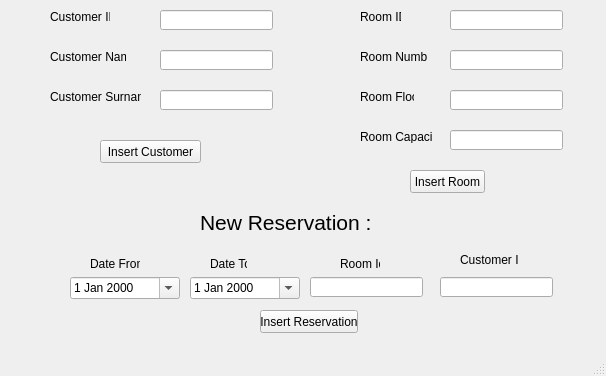
<?xml version="1.0" encoding="UTF-8"?>
<ui version="4.0">
 <class>MainWindow</class>
 <widget class="QMainWindow" name="MainWindow">
  <property name="geometry">
   <rect>
    <x>0</x>
    <y>0</y>
    <width>606</width>
    <height>376</height>
   </rect>
  </property>
  <property name="windowTitle">
   <string>MainWindow</string>
  </property>
  <widget class="QWidget" name="centralWidget">
   <widget class="QLineEdit" name="CNameEdit">
    <property name="geometry">
     <rect>
      <x>160</x>
      <y>50</y>
      <width>113</width>
      <height>20</height>
     </rect>
    </property>
   </widget>
   <widget class="QLineEdit" name="CSurnameEdit">
    <property name="geometry">
     <rect>
      <x>160</x>
      <y>90</y>
      <width>113</width>
      <height>20</height>
     </rect>
    </property>
   </widget>
   <widget class="QLineEdit" name="CIDEdit">
    <property name="geometry">
     <rect>
      <x>160</x>
      <y>10</y>
      <width>113</width>
      <height>20</height>
     </rect>
    </property>
   </widget>
   <widget class="QLabel" name="CIDLabel">
    <property name="geometry">
     <rect>
      <x>50</x>
      <y>10</y>
      <width>60</width>
      <height>13</height>
     </rect>
    </property>
    <property name="text">
     <string>Customer ID</string>
    </property>
   </widget>
   <widget class="QLabel" name="CNameLabel">
    <property name="geometry">
     <rect>
      <x>50</x>
      <y>50</y>
      <width>76</width>
      <height>13</height>
     </rect>
    </property>
    <property name="text">
     <string>Customer Name</string>
    </property>
   </widget>
   <widget class="QLabel" name="CSurnameLabel">
    <property name="geometry">
     <rect>
      <x>50</x>
      <y>90</y>
      <width>91</width>
      <height>13</height>
     </rect>
    </property>
    <property name="text">
     <string>Customer Surname</string>
    </property>
   </widget>
   <widget class="QPushButton" name="InsertCustomerButton">
    <property name="geometry">
     <rect>
      <x>100</x>
      <y>140</y>
      <width>101</width>
      <height>23</height>
     </rect>
    </property>
    <property name="text">
     <string>Insert Customer</string>
    </property>
   </widget>
   <widget class="QPushButton" name="InsertRoomButton">
    <property name="geometry">
     <rect>
      <x>410</x>
      <y>170</y>
      <width>75</width>
      <height>23</height>
     </rect>
    </property>
    <property name="text">
     <string>Insert Room</string>
    </property>
   </widget>
   <widget class="QLabel" name="RIDLabel">
    <property name="geometry">
     <rect>
      <x>360</x>
      <y>10</y>
      <width>41</width>
      <height>13</height>
     </rect>
    </property>
    <property name="text">
     <string>Room ID</string>
    </property>
   </widget>
   <widget class="QLabel" name="RNumLabel">
    <property name="geometry">
     <rect>
      <x>360</x>
      <y>50</y>
      <width>67</width>
      <height>13</height>
     </rect>
    </property>
    <property name="text">
     <string>Room Number</string>
    </property>
   </widget>
   <widget class="QLabel" name="RFlLabel">
    <property name="geometry">
     <rect>
      <x>360</x>
      <y>90</y>
      <width>54</width>
      <height>13</height>
     </rect>
    </property>
    <property name="text">
     <string>Room Floor</string>
    </property>
   </widget>
   <widget class="QLineEdit" name="RIDEdit">
    <property name="geometry">
     <rect>
      <x>450</x>
      <y>10</y>
      <width>113</width>
      <height>20</height>
     </rect>
    </property>
   </widget>
   <widget class="QLineEdit" name="RNumEdit">
    <property name="geometry">
     <rect>
      <x>450</x>
      <y>50</y>
      <width>113</width>
      <height>20</height>
     </rect>
    </property>
   </widget>
   <widget class="QLineEdit" name="RFlEdit">
    <property name="geometry">
     <rect>
      <x>450</x>
      <y>90</y>
      <width>113</width>
      <height>20</height>
     </rect>
    </property>
   </widget>
   <widget class="QLabel" name="RCapLabel">
    <property name="geometry">
     <rect>
      <x>360</x>
      <y>130</y>
      <width>72</width>
      <height>13</height>
     </rect>
    </property>
    <property name="text">
     <string>Room Capacity</string>
    </property>
   </widget>
   <widget class="QLineEdit" name="RCapEdit">
    <property name="geometry">
     <rect>
      <x>450</x>
      <y>130</y>
      <width>113</width>
      <height>20</height>
     </rect>
    </property>
   </widget>
   <widget class="QLineEdit" name="ResRIDEdit">
    <property name="geometry">
     <rect>
      <x>310</x>
      <y>277</y>
      <width>113</width>
      <height>20</height>
     </rect>
    </property>
   </widget>
   <widget class="QLineEdit" name="ResCIDEdit">
    <property name="geometry">
     <rect>
      <x>440</x>
      <y>277</y>
      <width>113</width>
      <height>20</height>
     </rect>
    </property>
   </widget>
   <widget class="QDateEdit" name="DateFrom">
    <property name="geometry">
     <rect>
      <x>70</x>
      <y>277</y>
      <width>110</width>
      <height>22</height>
     </rect>
    </property>
    <property name="calendarPopup">
     <bool>true</bool>
    </property>
   </widget>
   <widget class="QDateEdit" name="DateTo">
    <property name="geometry">
     <rect>
      <x>190</x>
      <y>277</y>
      <width>110</width>
      <height>22</height>
     </rect>
    </property>
    <property name="calendarPopup">
     <bool>true</bool>
    </property>
   </widget>
   <widget class="QLabel" name="label">
    <property name="geometry">
     <rect>
      <x>90</x>
      <y>257</y>
      <width>50</width>
      <height>13</height>
     </rect>
    </property>
    <property name="text">
     <string>Date From</string>
    </property>
   </widget>
   <widget class="QLabel" name="label_2">
    <property name="geometry">
     <rect>
      <x>210</x>
      <y>257</y>
      <width>37</width>
      <height>13</height>
     </rect>
    </property>
    <property name="text">
     <string>Date To</string>
    </property>
   </widget>
   <widget class="QLabel" name="label_3">
    <property name="geometry">
     <rect>
      <x>340</x>
      <y>257</y>
      <width>40</width>
      <height>13</height>
     </rect>
    </property>
    <property name="text">
     <string>Room Id</string>
    </property>
   </widget>
   <widget class="QLabel" name="label_4">
    <property name="geometry">
     <rect>
      <x>460</x>
      <y>250</y>
      <width>59</width>
      <height>20</height>
     </rect>
    </property>
    <property name="text">
     <string>Customer Id</string>
    </property>
   </widget>
   <widget class="QLabel" name="label_5">
    <property name="geometry">
     <rect>
      <x>200</x>
      <y>210</y>
      <width>177</width>
      <height>25</height>
     </rect>
    </property>
    <property name="font">
     <font>
      <pointsize>16</pointsize>
     </font>
    </property>
    <property name="text">
     <string>New Reservation : </string>
    </property>
   </widget>
   <widget class="QPushButton" name="InsertReservation">
    <property name="geometry">
     <rect>
      <x>260</x>
      <y>310</y>
      <width>98</width>
      <height>23</height>
     </rect>
    </property>
    <property name="text">
     <string>Insert Reservation</string>
    </property>
   </widget>
  </widget>
  <widget class="QStatusBar" name="statusBar"/>
 </widget>
 <layoutdefault spacing="6" margin="11"/>
 <resources/>
 <connections/>
</ui>
